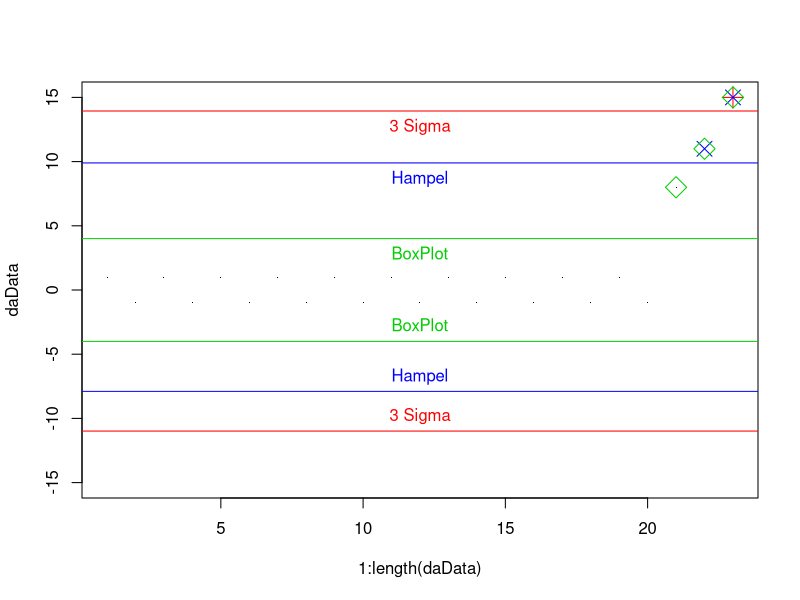

R code for this plot:
# -*- Mode:R; Coding:utf-8; fill-column:160 -*-

################################################################################################################################################################
# @file      outliers.R
# @author    Mitch Richling <https://www.mitchr.me>
# @Copyright Copyright 2015 by Mitch Richling.  All rights reserved.
# @brief     Outliers detection.@EOL
# @Keywords  outlier detection r base 
#
# Topics:
#     1) Three different outlier detection rules are demonstrated:
#        * The 3-sigma rule
#        * The Hampel identifier
#        * The Box Plot Rule
#     2) Two different ways to generate random heavy tail data
#        * The Weibull distribution with shape parameter less than 1
#        * A series of normal variates with increasing standard deviations and decreasing sample counts
#     3) A hand crafted data set for a nice graph with labeled cutoff lines
#     4) Drawing points as a series (like a broadly offset strip chart), and highlighting outliers graphically
#

################################################################################################################################################################
## Three kinds of data (set dataType to one of the following):
##   * 'hand'      -- Hand crafted for a nice plot
##   * 'normzoom'  -- Heavy tails constructed from a sequence of normals
##   * 'weibull'   -- Weibull has a heavy tail, and it is always positive

dataType <- 'hand'

if(dataType=='normzoom')
  daData <- do.call(c, lapply(1:5, function (x) rnorm(2^(7-x), sd=2*x)))      
if(dataType=='hand')
  daData <- c(rep(c(1,-1), 10), c(8,11,15))
if(dataType=='weibull')
  daData <- rweibull(200, .8)                                                      

################################################################################################################################################################
## Old 3 sigma, or "normal", Rule
## Good data: [mean–c*sd, mean+c*sd]

cParmSig  <- 3                                                # This is where the "3" comes from in "3 Sigma"
daMean    <- mean(daData)                                     # The "center" of our "non-outlier" interval
daSD      <- sd(daData)                                       # The "radius" of our "non-outlier" interval
cutOffSig <- cParmSig*c(-1, 1)*daSD+daMean                    # Lower and upper limits of our "non-outlier" interval

################################################################################################################################################################
## Hampel identifier
## Good data: [median–c*mad, median+c*mad]

cParmHem  <- 3                                                # This is the most common value used today
daMAD     <- mad(daData)                                      # The "center" of our "non-outlier" interval
daMedian  <- median(daData)                                   # The "radius" of our "non-outlier" interval
cutOffHem <- cParmHem*c(-1, 1)*daMAD+daMedian                 # Lower and upper limits of our "non-outlier" interval

################################################################################################################################################################
## boxplot rule
## Good data: [Q1–c*IQD,Q3+c*IQD],
##   IQD=Q3–Q1, Q1 is the first quartile, and Q3 the third

cParmBox  <- 1.5                                              # This is the most common value used today
daQUAR    <- quantile(daData, c(.25, .75))                    # The first and third quartiles (Q1 & Q3)
cutOffBox <- daQUAR+cParmBox*c(-1,1)*(daQUAR[2]-daQUAR[1])    # Lower and upper limits of our "non-outlier" interval

################################################################################################################################################################
## Plot it all

plot(1:length(daData), daData,                                                 # Plot the data with artificial x-data
     ylim=c(-1,1)*max(abs(c(daData,                                            # Set the y-axis to be symmetric about 0 and
                            cutOffSig, cutOffHem, cutOffBox))),                  # big enough for all data and intervals
     pch='.')                                                                  # Plot tiny dots for data points!

abline(h=cutOffSig, col='red')                                                 # Draw the interval limit lines
outIdx <- daData<cutOffSig[1] | daData>cutOffSig[2]                            # Find outliers
points((1:length(daData))[outIdx], daData[outIdx], col='red', cex=2, pch=3)    # Draw red, pch=3 points on outliers
if(dataType=='hand') text(12, cutOffSig, "3 Sigma", pos=c(3,1), col='red')     # For hand crafted data, label interval limit lines

abline(h=cutOffHem, col='blue')                                                # Draw the interval limit lines
outIdx <- daData<cutOffHem[1] | daData>cutOffHem[2]                            # Find outliers
points((1:length(daData))[outIdx], daData[outIdx], col='blue', cex=2, pch=4)   # Draw blue, pch=4 points on outliers
if(dataType=='hand') text(12, cutOffHem, "Hampel", pos=c(3,1), col='blue')     # For hand crafted data, label interval limit lines

abline(h=cutOffBox, col='green3')                                              # Draw the interval limit lines
outIdx <- daData<cutOffBox[1] | daData>cutOffBox[2]                            # Find outliers
points((1:length(daData))[outIdx], daData[outIdx], col='green3', cex=2, pch=5) # Draw green3, pch=5 points on outliers
if(dataType=='hand') text(12, cutOffBox, "BoxPlot", pos=c(3,1), col='green3')  # For hand crafted data, label interval limit lines

if(dataType!='hand')                                                           # For non-hand crafted data, draw a legend
  legend("bottomleft", legend=c("3 Sigma", "Hampel", "BoxPlot"),
         text.col=c('red', 'blue', 'green3'), col=c('red', 'blue', 'green3'),  
         pch=c(3,4,5))
